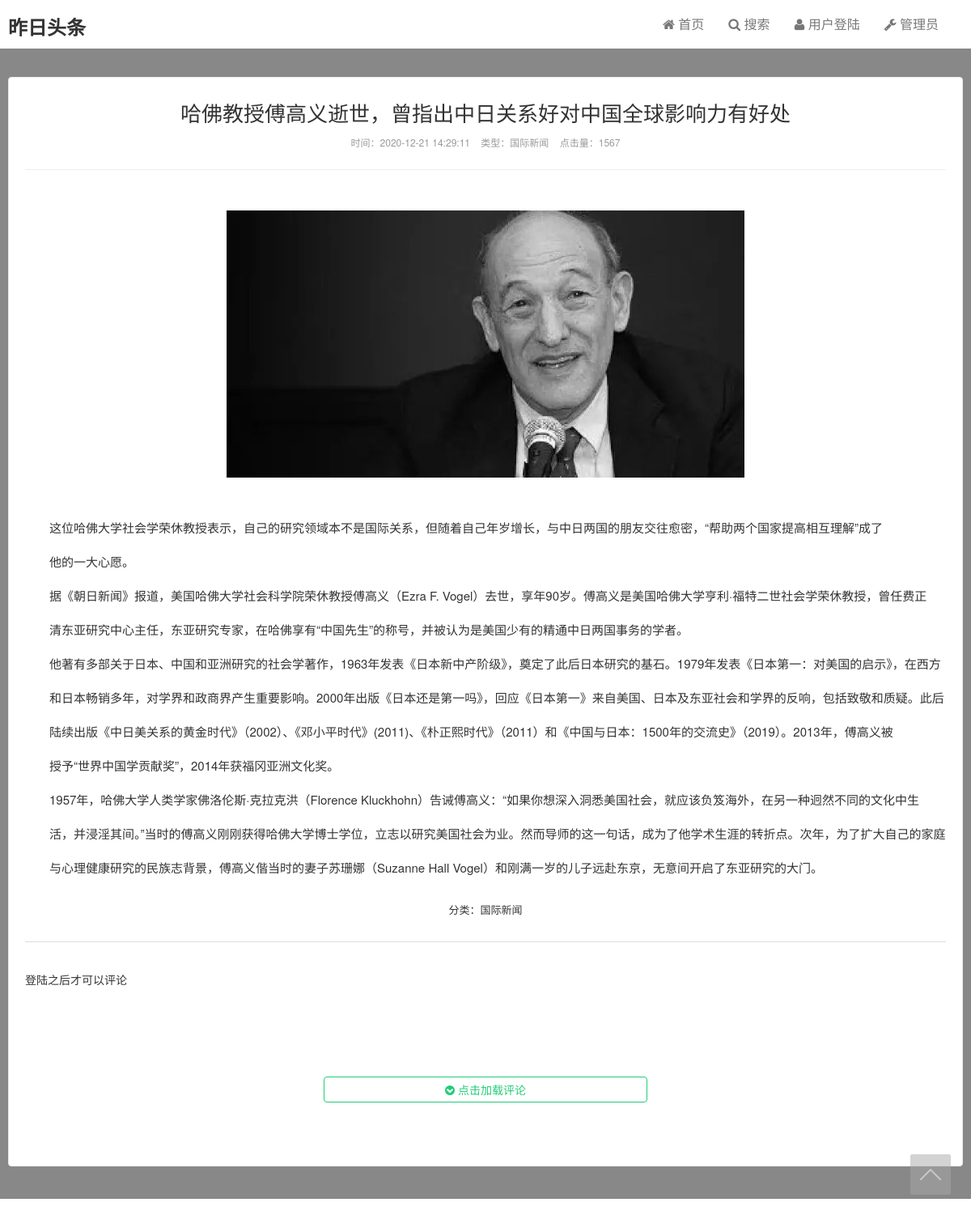
Screenshot of /front/showNews.php?id=5 with the database file from the repository.
### tables this page shows
CREATE TABLE `news`
(
    `news_id`   int(10) unsigned NOT NULL AUTO_INCREMENT,
    `title`     varchar(200)     NOT NULL,
    `content`   text             NOT NULL,
    `cre_date`  datetime     DEFAULT NULL,
    `click`     int(11)      DEFAULT '0',
    `category`  varchar(200) DEFAULT NULL,
    `imageName` varchar(200) DEFAULT 'newPicTest.jpg',
    PRIMARY KEY (`news_id`)
);

### front/showNews.php (the view, shortened to what this page needs)
<!doctype html>
<html lang="zh-CN">
<head>
    <link rel="stylesheet" type="text/css" href="css/bootstrap.min.css">
    <link rel="stylesheet" type="text/css" href="css/nprogress.css">
    <link rel="stylesheet" type="text/css" href="css/style.css">
    <link rel="stylesheet" type="text/css" href="css/font-awesome.min.css">
    <link rel="stylesheet" href="../admin/css/pintuer.css">
    <link rel="stylesheet" href="../admin/css/admin.css">
</head>
<body class="user-select single" style="background-color: #888888;
    background-attachment:fixed;
    background-repeat:no-repeat;
    background-size:cover;
    -moz-background-size:cover;
    -webkit-background-size:cover;">
    <header class="header" style="background:url(images/favicon.ico)">
        <nav class="navbar navbar-default" id="navbar">
            <div class="container">
                <div class="navbar-header">
                    <h1 class="logo hvr-bounce-in"><a href="index.php"><strong>昨日头条</strong></a></h1>
                </div>
                <div class="collapse navbar-collapse" id="header-navbar">
                    <ul class="nav navbar-nav navbar-right">
                        <li><a href="index.php"><span class="icon-home"></span> 首页</a></li>
                        <li><a href="search.php"><span class="icon-search"></span> 搜索</a></li>
                        <?php
                            if (!isset($_SESSION['fname'])) {
                                ?>
                                <li><a data-cont="用户登陆" title="用户登陆" href="../user/login.html"><span
                                                class="icon-user"></span> 用户登陆</a></li>
                                <?php
                            } else { ?>
                                <li><a href="javascript:void(0)" onclick="ajup5()"><span class="icon-sign-out"></span>
                                        退出登陆</a></li>
                                <?php
                            }
                        ?>
                        <li><a data-cont="管理员" title="管理员" href="../admin/login.html"><span class="icon-wrench"></span>
                                管理员</a></li>
                    </ul>
                </div>
            </div>
        </nav>
    </header>
    <section class="container" style="padding-top: 25px; padding-bottom: 25px">
        <div class="content-wrap" style="min-height: 870px">
            <div class="content">
                <?php
                    $news_id = $_GET['id'];
                    $mysqli = new mysqli('127.0.0.1', 'root', '888888', 'news');
                    $mysqli->set_charset('utf8');
                    $sql = "SELECT * FROM news WHERE news_id=" . $news_id;
                    $mysqli_result = $mysqli->query($sql);
                    if ($mysqli_result && $mysqli_result->num_rows) {
                        $mysqli_result->data_seek(0);
                        $row = $mysqli_result->fetch_assoc();
                        echo "<header class=\"article-header\">
            <h1 class=\"article-title\">
                {$row['title']}
            </h1>
            <div class=\"article-meta\">
                时间：{$row['cre_date']} &nbsp;&nbsp;
                类型：{$row['category']} &nbsp;&nbsp;
                点击量：{$row['click']}
            </div>
        </header>
        <img src='/news/newsCoverImg/{$row['imageName']}' style='display:block; margin:50px auto'/>
        <article class=\"article-content\">
            <p>";
                        $text_arr = explode(chr(10), $row['content']);
                        for ($i = 0; $i < count($text_arr); $i++) {
                            echo $text_arr[$i];
                            echo "</p><p>";
                        }
                        echo "</p>
        </article>
      <div class=\"article-tags\">
          分类：{$row['category']}
      </div>
    ";
                    } else {
                        echo '<h1 class=\"article-title\" style="text-align: center;padding-top: 50px;padding-bottom: 50px">没有找到该文章！</h1>';
                    }
                ?>
                <hr>
                <br>
                <?php
                    if (!isset($_SESSION['fname'])) {
                        ?>
                        <p style="margin-top: 5px;margin-bottom: 50px; font-size: 14px;">登陆之后才可以评论</p>
                        <br><br>
                        <?php
                    }
                ?>
                <div style="text-align:center">
                    <button class="button border-green icon-chevron-circle-down"
                            style="width: 400px; padding-top: 5px;padding-bottom: 5px;margin-top: 20px;" onclick="comlist()"> 点击加载评论
                    </button>
                </div>
                <br><br>
                <div id="txtHint_com"><h2 align="center" style="padding: 20px"></h2></div>
            </div>
        </div>
    </section>
    <footer class="footer">
        <div id="gotop"><a class="gotop"></a></div>
    </footer>
</body>
</html>

### admin/css/admin.css (style rules this page uses)
body { color: #333; font-size: 13px; }
ul, li { list-style-type: none; }
.logo { float: left; color: #FFF; margin-top: 10px; line-height: 45px; }
.header { height: 70px; overflow: hidden; background-color: #FFFFFF; }
.content { width: 100%; }
.button { padding: 10px 15px; }

### rows the page displays
news: title "哈佛教授傅高义逝世，曾指出中日关系好对中国全球影响力有好处", cre_date "2020-12-21 14:29:11", category "国际新闻", click "1567", imageName (picture), content "这位哈佛大学社会学荣休教授表示，自己的研究领域本不是国际关系，但随着自己年岁增长，与中日两国的朋友交往愈密，“帮助两个国家提高相互理解”成了", content "他的一大心愿。", content "据《朝日新闻》报道，美国哈佛大学社会科学院荣休教授傅高义（Ezra F. Vogel）去世，享年90岁。傅高义是美国哈佛大学亨利·福特二世社会学荣休教授，曾任费正", content "清东亚研究中心主任，东亚研究专家，在哈佛享有“中国先生”的称号，并被认为是美国少有的精通中日两国事务的学者。", content "他著有多部关于日本、中国和亚洲研究的社会学著作，1963年发表《日本新中产阶级》，奠定了此后日本研究的基石。1979年发表《日本第一：对美国的启示》，在西方", content "和日本畅销多年，对学界和政商界产生重要影响。2000年出版《日本还是第一吗》，回应《日本第一》来自美国、日本及东亚社会和学界的反响，包括致敬和质疑。此后", content "陆续出版《中日美关系的黄金时代》（2002）、《邓小平时代》(2011)、《朴正熙时代》（2011）和《中国与日本：1500年的交流史》（2019）。2013年，傅高义被", content "授予“世界中国学贡献奖”，2014年获福冈亚洲文化奖。", content "1957年，哈佛大学人类学家佛洛伦斯·克拉克洪（Florence Kluckhohn）告诫傅高义：“如果你想深入洞悉美国社会，就应该负笈海外，在另一种迥然不同的文化中生", content "活，并浸淫其间。”当时的傅高义刚刚获得哈佛大学博士学位，立志以研究美国社会为业。然而导师的这一句话，成为了他学术生涯的转折点。次年，为了扩大自己的家庭", content "与心理健康研究的民族志背景，傅高义偕当时的妻子苏珊娜（Suzanne Hall Vogel）和刚满一岁的儿子远赴东京，无意间开启了东亚研究的大门。"
